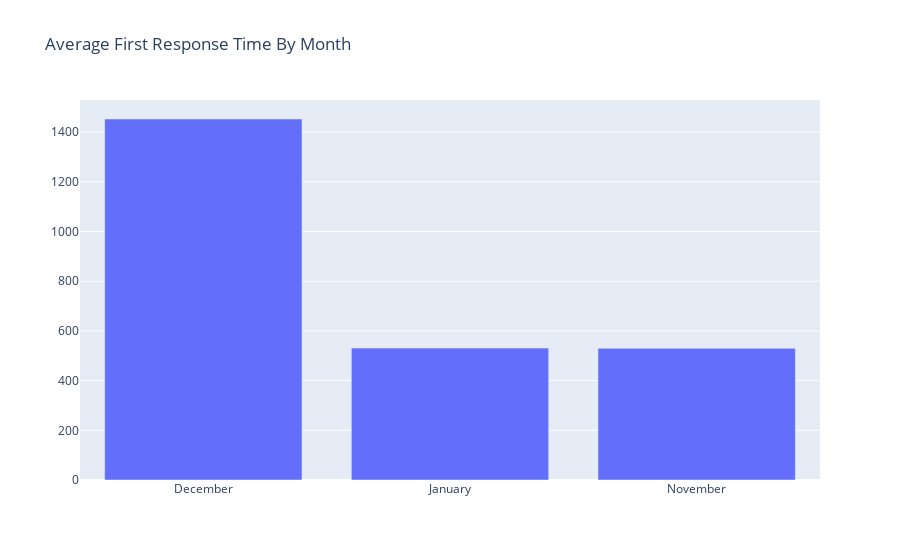

Notebook cell for this chart:
### Code cell
plot(data, 'Month', 'FRT_DU_IN_MIN')

### Figure 1 — Plotly figure (JSON) as saved in the notebook; plotly's stock layout.template omitted (floating-point values rounded to 4 significant figures)
{"data": [{"type": "bar", "x": ["December", "January", "November"], "y": [1453.0, 531.0, 529.8]}], "layout": {"title": {"text": "Average First Response Time By Month"}, "xaxis": {"type": "category"}}}
